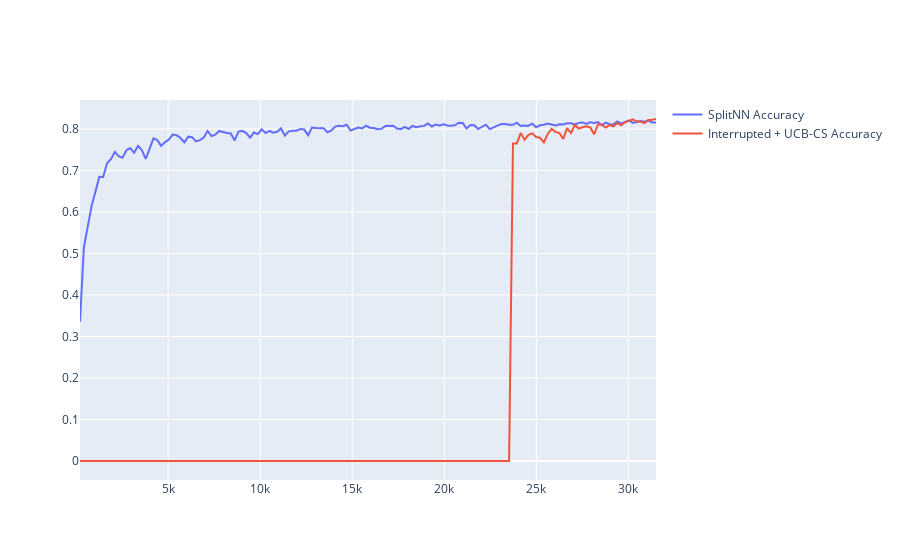

Notebook code for this chart:
### Code cell
fig = go.Figure(
    data=[
        go.Scatter(x=df['Steps'], y=df['SplitNN Accuracy'], name="SplitNN Accuracy"),
        go.Scatter(x=df['Steps'], y=df['Interrupted Accuracy'], name="Interrupted + UCB-CS Accuracy"),
    ]
)
# fig.add_trace(
#     px.line(df, x="Steps", y="SplitNN Accuracy").data[0]
# )
fig.show()

### Figure 1 — Plotly figure (JSON) as saved in the notebook; plotly's stock layout.template omitted (floating-point values rounded to 4 significant figures; data arrays with more than 128 entries replaced by an {"elided": "..."} marker saying what was removed)
{"data": [{"name": "SplitNN Accuracy", "type": "scatter", "x": {"elided": "150 int values"}, "y": {"elided": "150 float values"}}, {"name": "Interrupted + UCB-CS Accuracy", "type": "scatter", "x": {"elided": "150 int values"}, "y": {"elided": "150 float values"}}], "layout": {}}
